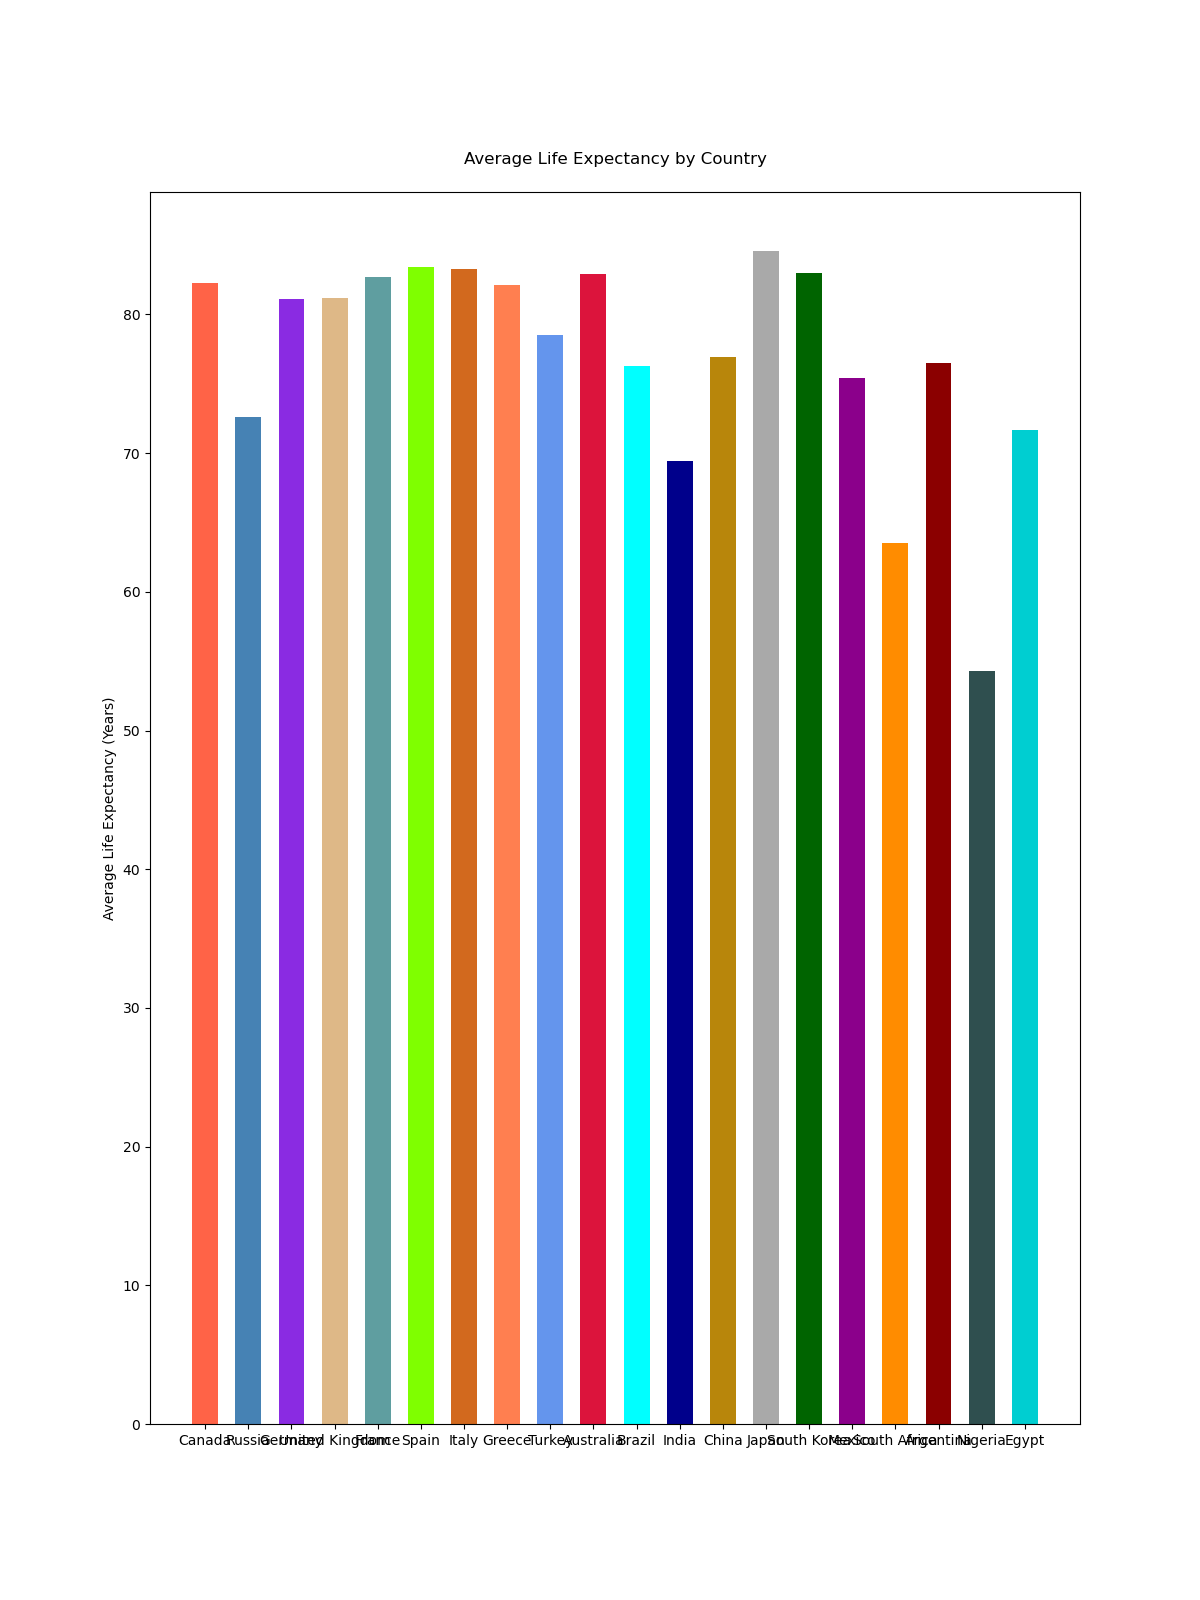

Source code (Python):

import matplotlib.pyplot as plt

# Data for the bar chart
countries = [
    'Canada', 'Russia', 'Germany', 'United Kingdom', 'France', 'Spain', 
    'Italy', 'Greece', 'Turkey', 'Australia', 'Brazil', 'India', 
    'China', 'Japan', 'South Korea', 'Mexico', 'South Africa', 
    'Argentina', 'Nigeria', 'Egypt'
]

average_life_expectancy = [
    82.3, 72.6, 81.1, 81.2, 82.7, 83.4, 83.3, 82.1, 78.5, 82.9, 76.3, 69.4, 
    76.9, 84.6, 83.0, 75.4, 63.5, 76.5, 54.3, 71.7
]

# Modify the color scheme
colors = [
    '#FF6347', '#4682B4', '#8A2BE2', '#DEB887', '#5F9EA0', '#7FFF00', 
    '#D2691E', '#FF7F50', '#6495ED', '#DC143C', '#00FFFF', '#00008B', 
    '#B8860B', '#A9A9A9', '#006400', '#8B008B', '#FF8C00', '#8B0000', 
    '#2F4F4F', '#00CED1'
]

# Set the figure size for better clarity or visual appeal
plt.figure(figsize=(12, 16))

# Change the direction of the chart from horizontal to vertical
plt.bar(countries, average_life_expectancy, color=colors, width=0.6)

# Add labels and title to the chart
plt.ylabel('Average Life Expectancy (Years)')
plt.title('Average Life Expectancy by Country', pad=20)

# Display the chart
plt.show()
